Frame 1 (no input): blank canvas, image omitted
Frame 60 (no input): blank canvas, image omitted
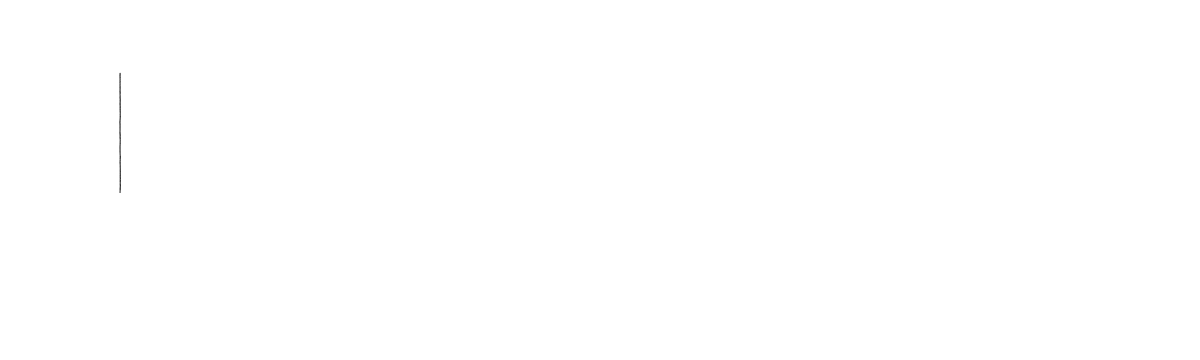
Frame 120 (the mouse pressed at the canvas centre since frame 60)

The p5.js sketch whose frames 1 and 60 were blank and that drew this single picture after the mouse press (run headless with seeded random() and noise() and a simulated clock; from frame 60 on, the mouse is pressed at the canvas centre):

// p5.js sketch
// ── sketch.js
let x; 
let y;

let xStart;
let yStart;
let yGrowth;
let weight;
let xSpread;
let xSpreadLerp = 0.1;
let yStartSpread;
let length;
let colorSpread = 0;
let alpha;



function setup() {
  canvaResize();
  lineReset();
  
}

function draw() {
  //background(255);
  x = lerp(x, x + random(-xSpread,xSpread) ,xSpreadLerp);
  y += yGrowth; 
  if(y >= length){
    newRow();
  }
  colorSpread = random(50);
  fill(0+colorSpread,0+colorSpread,0+colorSpread,alpha);
  noStroke();
  circle(x,y,weight);
  //text(length,20,20);

}

function windowResized(){
  canvaResize();
  lineReset();
}

function newRow(){
  yStartSpread = random(height*-0.003,height*0.003);
  y = yStart + yStartSpread;
  x += weight * 1.6;
  if(x>=width*0.9){
    yGrowth = 0;
    alpha=0;
  }
  length = height*0.8+random(height*-0.003,height*0.003);
}

function canvaResize(){
  let canvaWidth = windowWidth;
  let canvaHeight = canvaWidth*0.3;
  let cnv = createCanvas(canvaWidth, canvaHeight);
  cnv.position(0,windowHeight*0.5-height*0.5);
}

function lineReset(){
  background(255);
  alpha = 255;
  xStart = width * 0.1;
  yStart = height *0.2;
  yStartSpread = random(height*-0.003,height*0.003);
  xSpread = width * 0.0005;
  y = yStart + yStartSpread;
  x = xStart + random(xSpread);
  weight = width*0.001;
  yGrowth = 1;
  //yGrowth = 100;
  length = height*0.8+random(height*-0.003,height*0.003);
}
